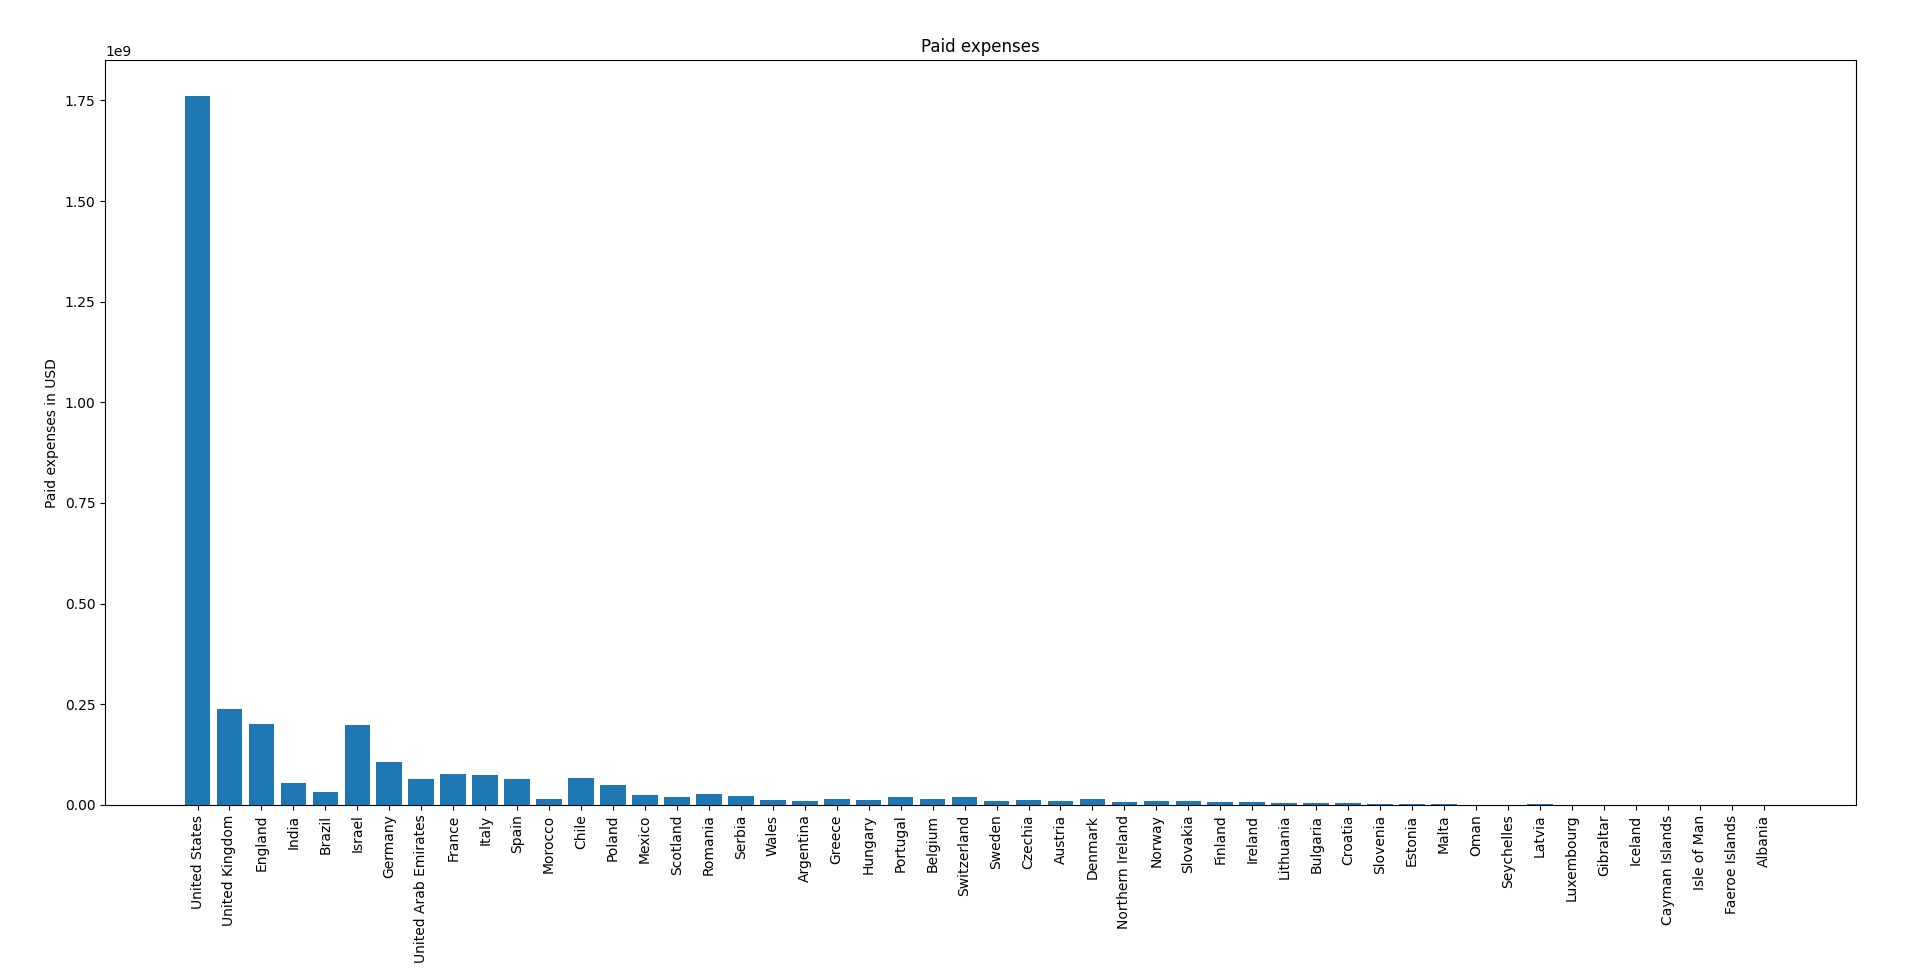

Python code for this plot:
import pandas as pd
import matplotlib.pyplot as plt

# taking data from file
data = pd.read_csv('paid_expenses.csv')
data = data.iloc[:,:].values

'''
"Pfizer: \$20 per dose."
"Moderna: \$10 to \$50 per dose."
"AstraZeneca: under \$4 per dose."
"The cost of one dose of the Sputnik V vaccine for international markets will be less than \$10."
More in README.md
If country didn't use any vaccine manufactured by companies listed above then it would not be taken to account.
Else country would get expense equal to total vaccinations multiplied by average price of all vaccines it uses.
'''

vac_price = {'Pfizer':20, 'Moderna':30, 'AstraZeneca':4, 'Sputnik V':10}

price = {}
for n, v in enumerate(data[:,2]):
  country = data[n,0]
  vaccines = data[n,1]
  temp_price = list()
  for manufacturer, pr in vac_price.items():
    if manufacturer in v:
      temp_price.append(pr)
  print(country, temp_price)
  if len(temp_price) != 0:
    temp_price = sum(temp_price)/len(temp_price)
    price[country] = vaccines*temp_price

plt.bar(price.keys(), price.values())
plt.xticks(rotation=90)
plt.ylabel('Paid expenses in USD')
plt.title('Paid expenses')
plt.show()
